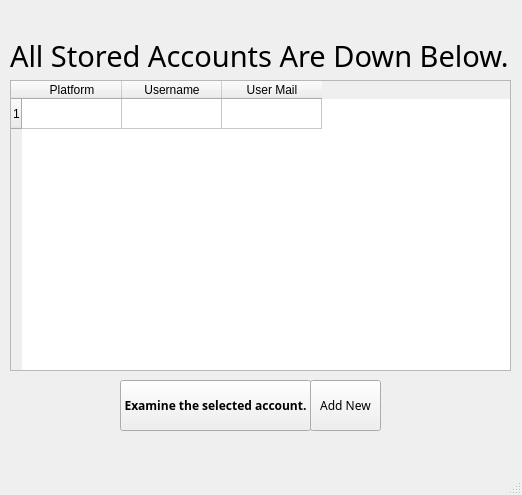
<?xml version="1.0" encoding="UTF-8"?>
<ui version="4.0">
 <class>MainWindow</class>
 <widget class="QMainWindow" name="MainWindow">
  <property name="geometry">
   <rect>
    <x>0</x>
    <y>0</y>
    <width>522</width>
    <height>495</height>
   </rect>
  </property>
  <property name="windowTitle">
   <string>MainWindow</string>
  </property>
  <widget class="QWidget" name="centralwidget">
   <widget class="QPushButton" name="examineButton">
    <property name="geometry">
     <rect>
      <x>120</x>
      <y>380</y>
      <width>191</width>
      <height>51</height>
     </rect>
    </property>
    <property name="font">
     <font>
      <family>Verdana Pro Semibold</family>
      <weight>75</weight>
      <bold>true</bold>
     </font>
    </property>
    <property name="text">
     <string>Examine the selected account.</string>
    </property>
   </widget>
   <widget class="QPushButton" name="addnewButton">
    <property name="geometry">
     <rect>
      <x>310</x>
      <y>380</y>
      <width>71</width>
      <height>51</height>
     </rect>
    </property>
    <property name="font">
     <font>
      <family>Verdana Pro Cond</family>
      <weight>50</weight>
      <italic>false</italic>
      <bold>false</bold>
     </font>
    </property>
    <property name="text">
     <string>Add New</string>
    </property>
   </widget>
   <widget class="QLabel" name="generalLabel">
    <property name="geometry">
     <rect>
      <x>10</x>
      <y>20</y>
      <width>511</width>
      <height>71</height>
     </rect>
    </property>
    <property name="font">
     <font>
      <family>Microsoft JhengHei</family>
      <pointsize>22</pointsize>
     </font>
    </property>
    <property name="text">
     <string>All Stored Accounts Are Down Below.</string>
    </property>
   </widget>
   <widget class="QTableWidget" name="acc_Table">
    <property name="geometry">
     <rect>
      <x>10</x>
      <y>80</y>
      <width>501</width>
      <height>291</height>
     </rect>
    </property>
    <row>
     <property name="text">
      <string>1</string>
     </property>
    </row>
    <column>
     <property name="text">
      <string>Platform</string>
     </property>
    </column>
    <column>
     <property name="text">
      <string>Username</string>
     </property>
    </column>
    <column>
     <property name="text">
      <string>User Mail</string>
     </property>
    </column>
   </widget>
  </widget>
  <widget class="QMenuBar" name="menubar">
   <property name="geometry">
    <rect>
     <x>0</x>
     <y>0</y>
     <width>522</width>
     <height>21</height>
    </rect>
   </property>
  </widget>
  <widget class="QStatusBar" name="statusbar"/>
 </widget>
 <resources/>
 <connections/>
</ui>
